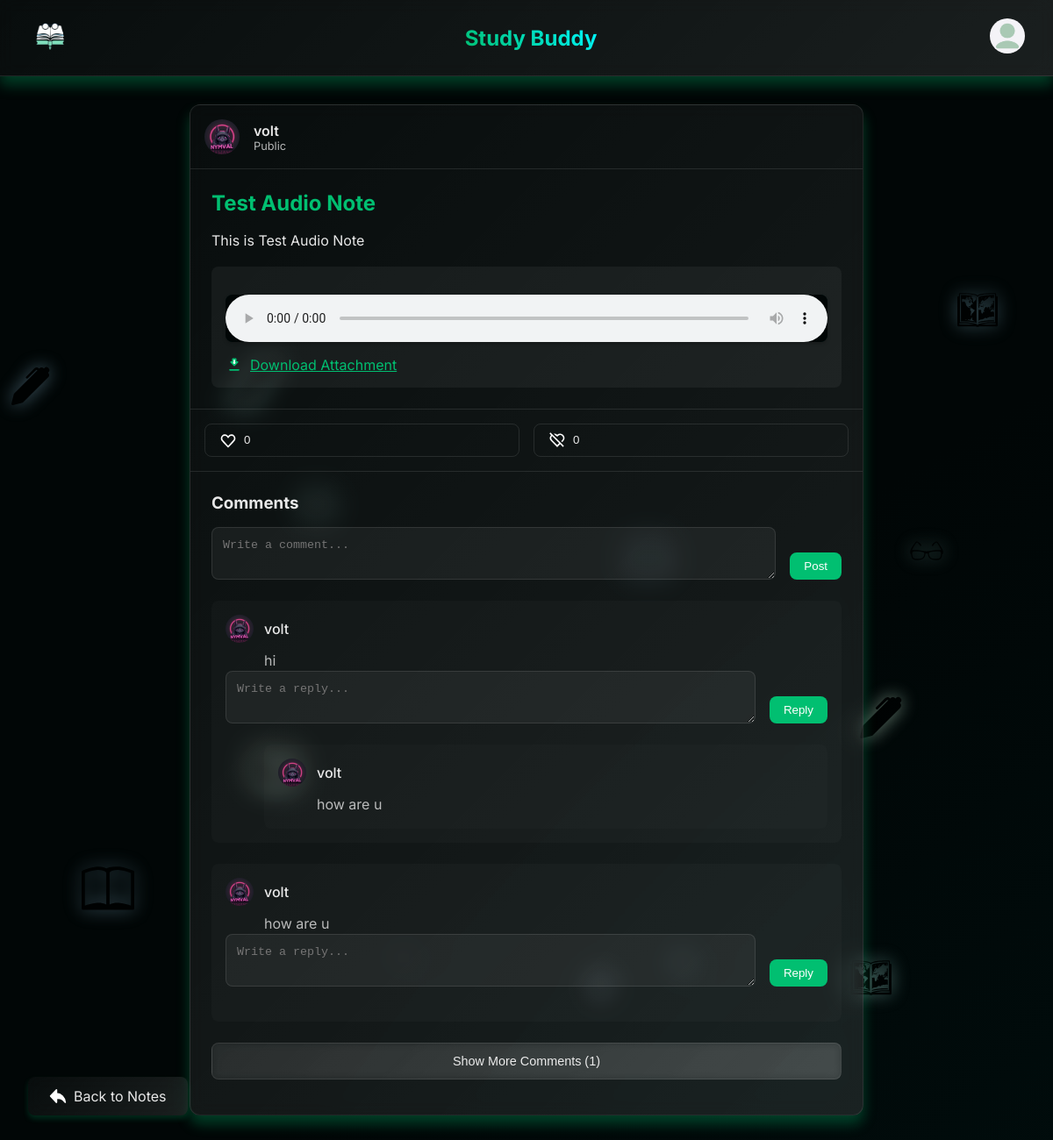
/notes/40/ (signed in), run on the app's committed database.
### notes/models.py (models this page shows, shortened)
class Note(models.Model):
    SUBJECT_CHOICES = [
        ('mathematics', 'Mathematics'),
        ('science', 'Science'),
        ('history', 'History'),
        ('english', 'English'),
        ('computers', 'Computer Science'),
        ('arts', 'Arts'),
    ]
    GRADE_CHOICES =[
        ('first', 'First Grade'),
        ('second', 'Second Grade'),
        ('third', 'Third Grade'),
        ('fourth', 'Fourth Grade'),
        ('fifth', 'Fifth Grade'),
        ('sixth', 'Sixth Grade'),
        ('seventh', 'Seventh Grade'),
        ('eighth', 'Eighth Grade'),
        ('ninth', 'Ninth Grade'),
        ('tenth', 'Tenth Grade'),
        ('eleventh', 'Eleventh Grade'),
        ('twelfth', 'Twelfth Grade'),
    ]
    author = models.ForeignKey(settings.AUTH_USER_MODEL, on_delete=models.CASCADE, editable=False)
    title = models.CharField(max_length=255)
    content = models.TextField(blank=True, null=True)
    file = models.FileField(upload_to='notes/', blank=True, null=True)
    created_at = models.DateTimeField(auto_now_add=True)
    updated_at = models.DateTimeField(auto_now=True)
    is_public = models.BooleanField(default=False)
    grade_level = models.CharField(max_length=50,choices=GRADE_CHOICES, default='Grade 1')
    subject = models.CharField(max_length=50, choices=SUBJECT_CHOICES, default='math')
    show_on_profile = models.BooleanField(default=False)

class Comment(models.Model):
    user = models.ForeignKey(settings.AUTH_USER_MODEL, on_delete=models.CASCADE)
    note = models.ForeignKey(Note, on_delete=models.CASCADE, related_name='comments', null=True, blank=True)
    parent = models.ForeignKey('self', on_delete=models.CASCADE, related_name='replies', null=True, blank=True)  # ✅ Allows replies
    content = models.TextField()
    created_at = models.DateTimeField(auto_now_add=True)

### users/models.py (models this page shows, shortened)
class CustomUser(AbstractUser):
    ROLE_CHOICES = [
        ('student', 'Student'),
        ('teacher', 'Teacher'),
    ]
    SUBJECT_CATEGORIES = [
        ('math', 'Mathematics'),
        ('science', 'Science'),
        ('history', 'History'),
        ('english', 'English'),
        ('computers', 'Computer Science'),
        ('arts', 'Arts'),
    ]
    GRADE_LEVELS = [
        ('first', 'First Grade'),
        ('second', 'Second Grade'),
        ('third', 'Third Grade'),
        ('fourth', 'Fourth Grade'),
        ('fifth', 'Fifth Grade'),
        ('sixth', 'Sixth Grade'),
        ('seventh', 'Seventh Grade'),
        ('eighth', 'Eighth Grade'),
        ('ninth', 'Ninth Grade'),
        ('tenth', 'Tenth Grade'),
        ('eleventh', 'Eleventh Grade'),
        ('twelfth', 'Twelfth Grade'),
    ]
    subject_category = models.CharField(max_length=20, choices=SUBJECT_CATEGORIES, blank=True, null=True)
    role = models.CharField(max_length=10, choices=ROLE_CHOICES, default='student')
    grade_level = models.CharField(max_length=20, choices=GRADE_LEVELS, blank=True, null=True)
    email = models.EmailField(unique=True)
    bio = models.TextField(blank=True, null=True)
    profile_picture = models.ImageField(upload_to='profile_pictures/', blank=True, null=True)

### notes/views.py (the view)
# urls.py: path('<int:note_id>/', views.note_detail, name='note_detail'),
@login_required
def note_detail(request, note_id):
    note = get_object_or_404(Note, id=note_id)
    return render(request, 'notes/note_detail.html', {'note': note})

### notes/templates/notes/note_detail.html (shortened to what this page needs)
{% load static %}
<!DOCTYPE html>
<html lang="en">
<head>
    <link rel="stylesheet" href="{% static 'css/notes/note_detail.css' %}">
    <link rel="stylesheet" href="{% static 'css/root.css' %}">
</head>
<body>
    <div class="background-animate">
    </div>
    <header class="site-header">
        <div class="logo-container">
            <a href="{% url 'notes_list' %}">
             <img src="{% static 'images/logo-2-trans.png' %}" alt="Study Buddy Logo" class="site-logo">
            </a>
        </div>
        <h1 class="site-title">Study Buddy</h1>
        <div class="profile-icon-container">
            <a href="{% url 'profile_view' %}">
                {% if request.user.profile_picture %}
                <img src="{{ request.user.profile_picture.url }}" alt="Profile Avatar" class="author-avatar">
                {% else %}
                <img src="{% static 'images/default-avatar.png' %}" alt="Profile Avatar" class="author-avatar">
                {% endif %}
            </a>
        </div>
    </header>
    <main class="main-content">
        <div class="note-card">
            <div class="note-header">
                <div class="author-info">
                    {% if note.author.profile_picture %}
                    <img src="{{ note.author.profile_picture.url }}" alt="Author Avatar" class="author-avatar">
                    {% else %}
                    <img src="{% static 'images/default-avatar.png' %}" alt="Author Avatar" class="author-avatar">
                    {% endif %}
                    <div class="author-details">
                        <span class="author-name">{{ note.author.username }}</span>
                        <span class="note-visibility">{{ note.is_public|yesno:"Public,Private" }}</span>
                    </div>
                </div>
            </div>
            <div class="note-content">
                <h2 class="note-title">{{ note.title }}</h2>
                <p class="note-text">{{ note.content }}</p>
                {% if note.file %}
                <div class="attachment">
                    <div class="media-preview">
                        {% with file_extension=note.file.name|lower|slice:"-3:" %}
                        {% if file_extension in 'mp4,webm,mov' %}
                        <video controls class="media-content">
                            <source src="{{ note.file.url }}" type="video/{{ file_extension }}">
                            Your browser does not support the video tag.
                        </video>
                        {% elif file_extension in 'mp3,wav,ogg' %}
                        <audio controls class="media-content">
                            <source src="{{ note.file.url }}" type="audio/{{ file_extension }}">
                        </audio>
                        {% elif file_extension in 'jpg,png,gif,bmp,svg,jpeg' %}
                        <img src="{{ note.file.url }}" alt="Attachment Preview" class="media-content">
                        {% elif file_extension == 'pdf' %}
                        <iframe src="{{ note.file.url }}" class="media-content pdf-preview"></iframe>
                        {% elif file_extension in 'txt,doc,docx' %}
                        <div class="text-preview media-content">
                            <p>Text document preview not available</p>
                        </div>
                        {% endif %}
                        {% endwith %}
                    </div>
                    <a href="{{ note.file.url }}" download class="download-link">
                        <img src="{% static 'icons/download-icon.svg' %}" alt="Download" class="download-icon">
                        Download Attachment
                    </a>
                </div>
                {% endif %}
            </div>
            <div class="note-actions">
                <form method="POST" action="{% url 'like_note' note.id %}" class="action-form">
                    <button type="submit" class="action-button like-button">
                        <img src="{% static 'icons/heart-likes.svg' %}" alt="Like" class="action-icon">
                        <span>{{ note.likes.count }}</span>
                    </button>
                </form>
                <form method="POST" action="{% url 'dislike_note' note.id %}" class="action-form">
                    <button type="submit" class="action-button dislike-button">
                        <img src="{% static 'icons/dislike-icon.svg' %}" alt="Dislike" class="action-icon">
                        <span>{{ note.dislikes.count }}</span>
                    </button>
                </form>
            </div>
            <div class="comments-section">
                <h3 class="comments-title">Comments</h3>
                <form method="POST" action="{% url 'add_comment' note.id %}" class="comment-form">
                    <div class="comment-input-container">
                        <textarea name="content" placeholder="Write a comment..." required
                            class="comment-input"></textarea>
                        <button type="submit" class="submit-comment">Post</button>
                    </div>
                </form>
                <div class="comments-list">
                    {% for comment in note.comments.all %}
                    <div class="comment">
                        <div class="comment-header">
                            {% if comment.user.profile_picture %}
                            <img src="{{ comment.user.profile_picture.url }}" alt="Commenter Avatar"
                                class="commenter-avatar">
                            {% else %}
                            <img src="{% static 'images/default-avatar.png' %}" alt="Commenter Avatar"
                                class="commenter-avatar">
                            {% endif %}
                            <span class="commenter-name">{{ comment.user.username }}</span>
                        </div>
                        <p class="comment-content">{{ comment.content }}</p>
                        <form method="POST" action="{% url 'add_comment' note.id %}" class="reply-form">
                            <div class="reply-input-container">
                                <textarea name="content" placeholder="Write a reply..." required
                                    class="reply-input"></textarea>
                                <button type="submit" class="submit-reply">Reply</button>
                            </div>
                        </form>
                        {% for reply in comment.replies.all %}
                        <div class="reply">
                            <div class="reply-header">
                                {% if reply.user.profile_picture %}
                                <img src="{{ reply.user.profile_picture.url }}" alt="Replier Avatar"
                                    class="replier-avatar">
                                {% else %}
                                <img src="{% static 'images/default-avatar.png' %}" alt="Replier Avatar"
                                    class="replier-avatar">
                                {% endif %}
                                <span class="replier-name">{{ reply.user.username }}</span>
                            </div>
                            <p class="reply-content">{{ reply.content }}</p>
                        </div>
                        {% endfor %}
                    </div>
                    {% empty %}
                    <p class="no-comments">No comments yet. Be the first to comment!</p>
                    {% endfor %}
                </div>
            </div>
        </div>
    </main>
    <a href="{% url 'notes_list' %}" class="back-button">
        <img src="{% static 'icons/back-icon.svg' %}" alt="Back" class="back-icon">
        Back to Notes
    </a>
</body>
</html>

### static/css/root.css (style rules this page uses)
:root { --primary-color: #01bf71; --primary-hover: #00f7ff; --background-dark: #010606; --background-light: #001a1a; --text-primary: rgba(255, 255, 255, 0.9); --text-secondary: rgba(255, 255, 255, 0.7); --gradient-glass: linear-gradient(135deg, rgba(255, 255, 255, 0.03), rgba(255, 255, 255, 0.1)); --gradient-primary: linear-gradient(135deg, var(--primary-color), var(--primary-hover)); --radius-sm: 0.375rem; --radius-md: 0.5rem; --radius-lg: 0.75rem; --shadow-sm: 0 2px 4px rgba(0, 0, 0, 0.2); --shadow-md: 0 4px 6px rgba(1, 191, 113, 0.2); --shadow-lg: 0 10px 15px rgba(1, 191, 113, 0.3); --shadow-glow: 0 0 30px rgba(1, 191, 113, 0.2); --transition-all: all 0.3s cubic-bezier(0.4, 0, 0.2, 1); }
.background-animate { position: fixed; top: 0; left: 0; width: 100%; height: 100%; z-index: -1; pointer-events: none; }

### data on the page
Note: author.profile_picture (picture), author.username "volt", is_public "Public", title "Test Audio Note", content "This is Test Audio Note", likes.count "0", dislikes.count "0"
Comment: user.profile_picture (picture), user.username "volt", content "hi"
Comment: user.profile_picture (picture), user.username "volt", content "how are u"
